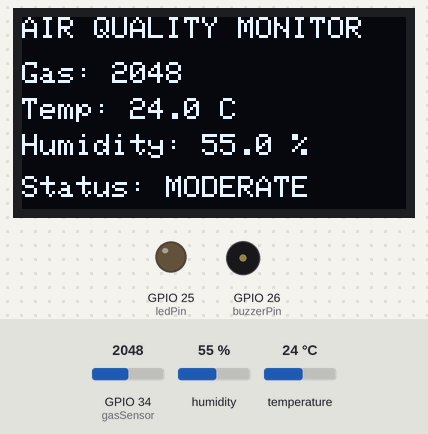
Bench run of a sketch on a simulated ESP32. Shown: 128×64 one-colour display, output pins drawn as LEDs (lit = HIGH), buzzer (waves = sounding). The inputs (shaded band) are chosen by the test bench; at power-on: GPIO 34 (gasSensor) = 2048, humidity 55 %, temperature 24 °C. WiFi joins after 1.5 s; servers stay silent unless stated; what the sketch prints to the serial monitor is not drawn.

Above: at 4.7 s.
4.8 s: GPIO 34 (gasSensor) set to 2742
At 6.2 s:
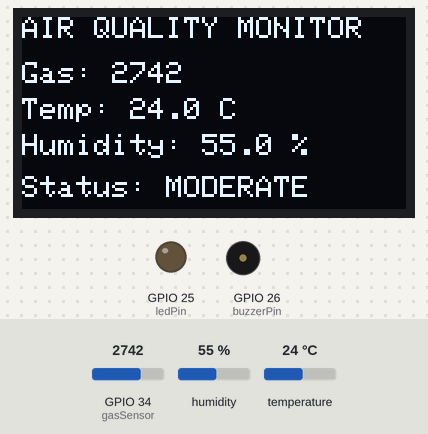
7.5 s: GPIO 34 (gasSensor) set to 2872
At 8.9 s:
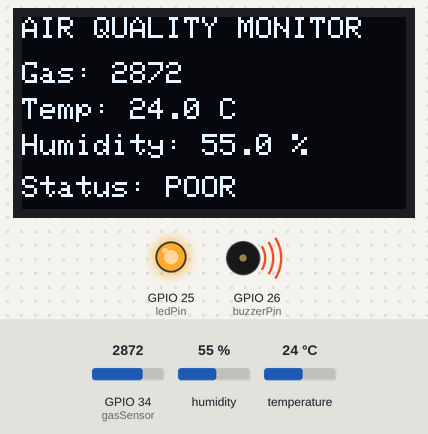
10.2 s: GPIO 34 (gasSensor) set to 1460
At 12.9 s:
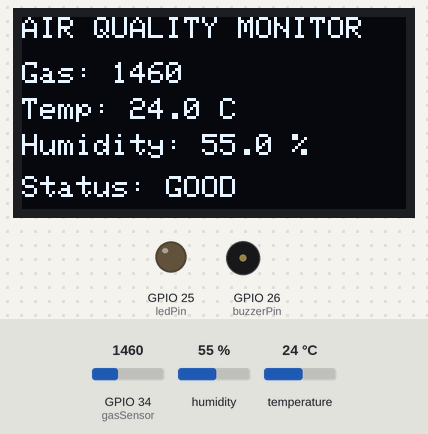
13.2 s: humidity set to 22 %
At 14.5 s:
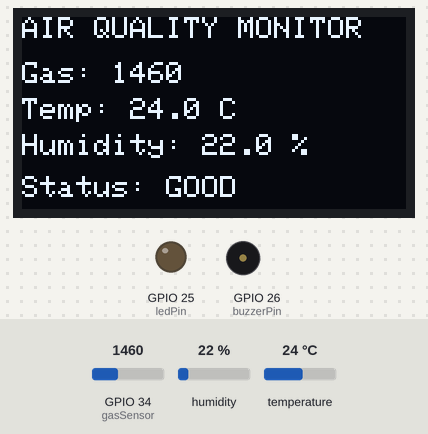
15.9 s: temperature set to 12 °C
At 18.7 s:
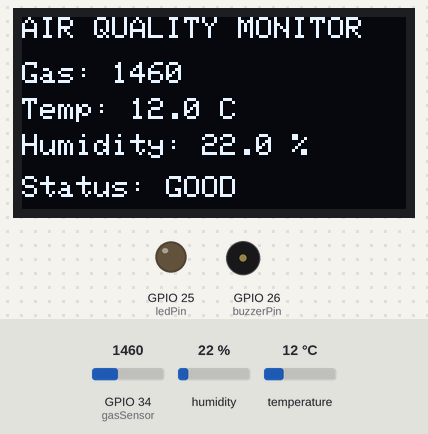
19.3 s: humidity set to 40 %
At 20.1 s:
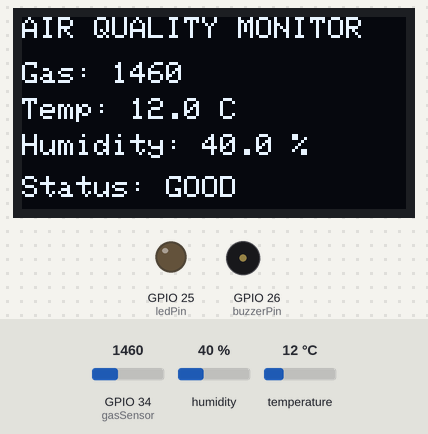
Timing chart, 0 to 22.3 s (numbered marks = the images above; inputs shaded):
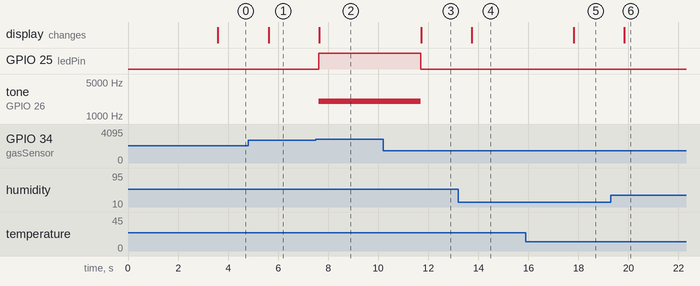

The sketch:

sketch.ino
```cpp
#include <WiFi.h>
#include <WebServer.h>
#include <Wire.h>
#include <Adafruit_GFX.h>
#include <Adafruit_SSD1306.h>
#include "DHT.h"

// Wi-Fi
const char* ssid = "Wokwi-GUEST";
const char* password = "";

// Web server
WebServer server(80);

// OLED
#define SCREEN_WIDTH 128
#define SCREEN_HEIGHT 64
#define OLED_RESET -1

Adafruit_SSD1306 display(
  SCREEN_WIDTH,
  SCREEN_HEIGHT,
  &Wire,
  OLED_RESET
);

// DHT22
#define DHTPIN 4
#define DHTTYPE DHT22

DHT dht(DHTPIN, DHTTYPE);

// Pins
const int gasSensor = 34;
const int ledPin = 25;
const int buzzerPin = 26;

// Sensor values
int gasValue = 0;
float temperature = 0;
float humidity = 0;
String status = "";

// ================= WEB PAGE =================

void handleRoot() {

  String page = "<!DOCTYPE html>";
  page += "<html>";
  page += "<head>";

  page += "<meta name='viewport' content='width=device-width,initial-scale=1'>";

  page += "<meta http-equiv='refresh' content='3'>";

  page += "<title>EcoSense Air Monitor</title>";

  page += "<style>";

  page += "body{font-family:Arial;text-align:center;background:#f2f2f2;margin:0;padding:20px;}";

  page += ".container{max-width:500px;margin:auto;}";

  page += "h1{margin-bottom:5px;}";

  page += ".card{background:white;padding:20px;margin:15px 0;border-radius:15px;box-shadow:0 3px 10px #bbb;}";

  page += ".value{font-size:30px;font-weight:bold;}";

  page += ".status{font-size:25px;font-weight:bold;}";

  page += "</style>";

  page += "</head>";

  page += "<body>";

  page += "<div class='container'>";

  page += "<h1>EcoSense</h1>";

  page += "<p>IoT Air Quality Monitoring System</p>";

  page += "<div class='card'>";

  page += "<h2>🌫️ Gas Level</h2>";

  page += "<div class='value'>" + String(gasValue) + "</div>";

  page += "</div>";

  page += "<div class='card'>";

  page += "<h2>🌡️ Temperature</h2>";

  page += "<div class='value'>" + String(temperature,1) + " °C</div>";

  page += "</div>";

  page += "<div class='card'>";

  page += "<h2>💧 Humidity</h2>";

  page += "<div class='value'>" + String(humidity,1) + " %</div>";

  page += "</div>";

  page += "<div class='card'>";

  page += "<h2>Air Quality</h2>";

  page += "<div class='status'>" + status + "</div>";

  page += "</div>";

  page += "<p>Auto-refresh: 3 seconds</p>";

  page += "</div>";

  page += "</body>";

  page += "</html>";

  server.send(200, "text/html", page);
}


// ================= SETUP =================

void setup() {

  Serial.begin(115200);

  dht.begin();

  pinMode(ledPin, OUTPUT);
  pinMode(buzzerPin, OUTPUT);

  digitalWrite(ledPin, LOW);
  noTone(buzzerPin);

  // OLED
  if (!display.begin(SSD1306_SWITCHCAPVCC, 0x3C)) {

    Serial.println("OLED not found!");

    while (1);
  }

  display.clearDisplay();

  display.setTextColor(SSD1306_WHITE);

  display.setTextSize(1);

  display.setCursor(20,25);

  display.println("EcoSense");

  display.display();

  delay(2000);

  // Wi-Fi
  WiFi.begin(ssid, password);

  Serial.print("Connecting to WiFi");

  while (WiFi.status() != WL_CONNECTED) {

    delay(500);

    Serial.print(".");
  }

  Serial.println();

  Serial.println("WiFi Connected!");

  Serial.print("IP Address: ");

  Serial.println(WiFi.localIP());

  // Web server
  server.on("/", handleRoot);

  server.begin();

  Serial.println("Web server started!");
}


// ================= LOOP =================

void loop() {

  // Read sensors

  gasValue = analogRead(gasSensor);

  temperature = dht.readTemperature();

  humidity = dht.readHumidity();

  if (isnan(temperature) || isnan(humidity)) {

    Serial.println("DHT22 reading failed!");

    delay(2000);

    return;
  }

  // Air quality

  if (gasValue < 1500) {

    status = "GOOD";
  }

  else if (gasValue < 2800) {

    status = "MODERATE";
  }

  else {

    status = "POOR";
  }

  // Alert

  if (gasValue >= 2800) {

    digitalWrite(ledPin, HIGH);

    tone(buzzerPin, 2000);
  }

  else {

    digitalWrite(ledPin, LOW);

    noTone(buzzerPin);
  }

  // OLED

  display.clearDisplay();

  display.setTextSize(1);

  display.setCursor(0,0);

  display.println("AIR QUALITY MONITOR");

  display.setCursor(0,15);

  display.print("Gas: ");

  display.println(gasValue);

  display.setCursor(0,27);

  display.print("Temp: ");

  display.print(temperature,1);

  display.println(" C");

  display.setCursor(0,39);

  display.print("Humidity: ");

  display.print(humidity,1);

  display.println(" %");

  display.setCursor(0,53);

  display.print("Status: ");

  display.println(status);

  display.display();

  // Serial Monitor

  Serial.print("Gas: ");

  Serial.print(gasValue);

  Serial.print(" | Temp: ");

  Serial.print(temperature,1);

  Serial.print(" C | Humidity: ");

  Serial.print(humidity,1);

  Serial.print(" % | Status: ");

  Serial.println(status);

  // Handle web requests

  server.handleClient();

  delay(2000);
}
```

Measured:
- the behaviour switches between 2799 and 2800 on GPIO 34 (gasSensor) (found by bisection; images 1 and 2)
- after the input at 4.8 s, the display: changes after 0.82 s (image 1)
- after the input at 7.5 s, GPIO 25 (ledPin): LOW → HIGH after 0.13 s; tone on GPIO 26 (buzzerPin): silent → 2000 Hz after 0.13 s; the display: changes after 0.15 s (image 2)
- after the input at 10.2 s, GPIO 25 (ledPin): HIGH → LOW after 1.5 s; tone on GPIO 26 (buzzerPin): 2000 Hz → silent after 1.5 s; the display: changes after 1.5 s (image 3)
- after the input at 13.2 s, the display: changes after 0.55 s (image 4)
- after the input at 15.9 s, the display: changes after 1.9 s (image 5)
- after the input at 19.3 s, the display: changes after 0.54 s (image 6)
